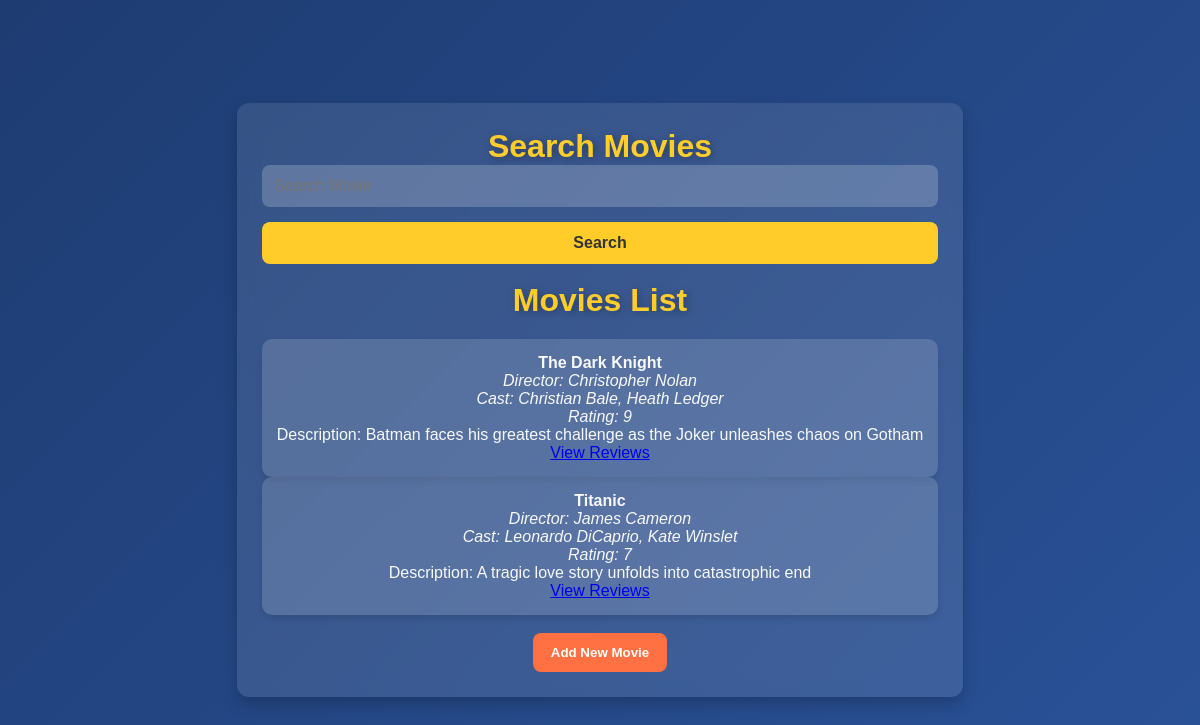
The app's page /movies with its own data.
### tables this page shows
CREATE TABLE movies (
                            id INTEGER PRIMARY KEY AUTOINCREMENT,
                            name TEXT NOT NULL,
                            director TEXT NOT NULL,
                            cast TEXT NOT NULL,
                            rating TEXT NOT NULL,
                            description TEXT
                        );

### app.py (the view)
@app.route('/movies')
def movies_list():
    with sqlite3.connect("movies.db") as conn:
        cursor = conn.cursor()
        cursor.execute("SELECT * FROM movies")
        movies = cursor.fetchall()
    return render_template("movies_list.html", movies=movies)

### templates/movies_list.html (shortened to what this page needs)
<!DOCTYPE html>
<html lang="en">
<head>
    <link rel="stylesheet" href="{{ url_for('static', filename='style.css') }}">
</head>
<body>
    <div class="container">
        <h1>Search Movies</h1>
        <form action="/search_movie" method="GET">
            <input type="text" name="search" placeholder="Search Movie">
            <input type="submit" value="Search">
        </form>
        <br/>
        <h1>Movies List</h1>
        <ul class="movies-list">
            {% for movie in movies %}
                <li>
                    <strong>{{ movie[1] }}</strong><br>
                    <i>Director: {{ movie[2] }}</i><br>
                    <i>Cast: {{ movie[3] }}</i><br>
                    <i>Rating: {{ movie[4] }}</i><br>
                    <p>Description: {{ movie[5]|safe }}</p>
                    <a href="/reviews/{{ movie[0] }}">View Reviews</a>
                </li>
            {% endfor %}
        </ul>
        <br>
        <button onclick="window.location.href='/add_movie'">Add New Movie</button>
    </div>
</body>
</html>

### static/style.css (style rules this page uses)
* { margin: 0; padding: 0; box-sizing: border-box; }
body { font-family: 'Poppins', sans-serif; background: linear-gradient(135deg, #1e3c72, #2a5298); color: #f8f9fa; display: flex; justify-content: center; align-items: center; height: 100vh; text-align: center; flex-direction: column; padding: 20px; }
h1, h2, h3 { font-weight: 700; color: #ffcc29; text-shadow: 2px 2px 8px rgba(0, 0, 0, 0.3); }
.container { background: rgba(255, 255, 255, 0.1); padding: 25px; border-radius: 12px; box-shadow: 0 8px 16px rgba(0, 0, 0, 0.2); backdrop-filter: blur(10px); transition: transform 0.2s ease-in-out; }
form { display: flex; flex-direction: column; gap: 15px; }
input, textarea, select { padding: 12px; font-size: 16px; border-radius: 8px; border: none; background: rgba(255, 255, 255, 0.2); color: #fff; outline: none; transition: 0.3s; }
input[type="submit"] { background: #ffcc29; color: #333; font-weight: bold; border: none; cursor: pointer; transition: 0.3s; }
ul.movies-list { list-style: none; padding: 0; margin-top: 20px; }
ul.movies-list li { padding: 15px; border-radius: 10px; background: rgba(255, 255, 255, 0.15); box-shadow: 0 4px 6px rgba(0, 0, 0, 0.1); transition: 0.3s; }
button { padding: 12px 18px; border: none; font-weight: bold; border-radius: 8px; background: #ff7043; color: white; cursor: pointer; transition: 0.3s; }

### records on screen
movies: name "The Dark Knight", director "Christopher Nolan", cast "Christian Bale, Heath Ledger", rating "9", description "Batman faces his greatest challenge as the Joker unleashes chaos on Gotham"
movies: name "Titanic", director "James Cameron", cast "Leonardo DiCaprio, Kate Winslet", rating "7", description "A tragic love story unfolds into catastrophic end"
